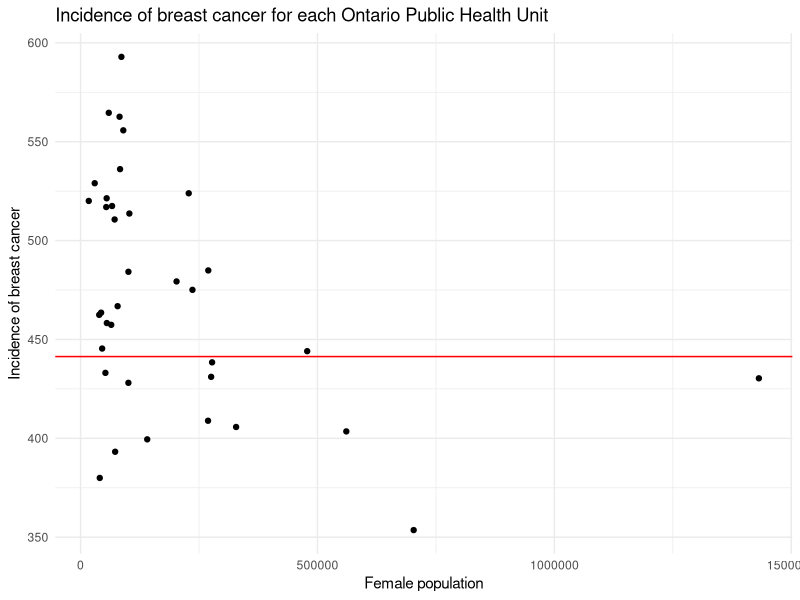
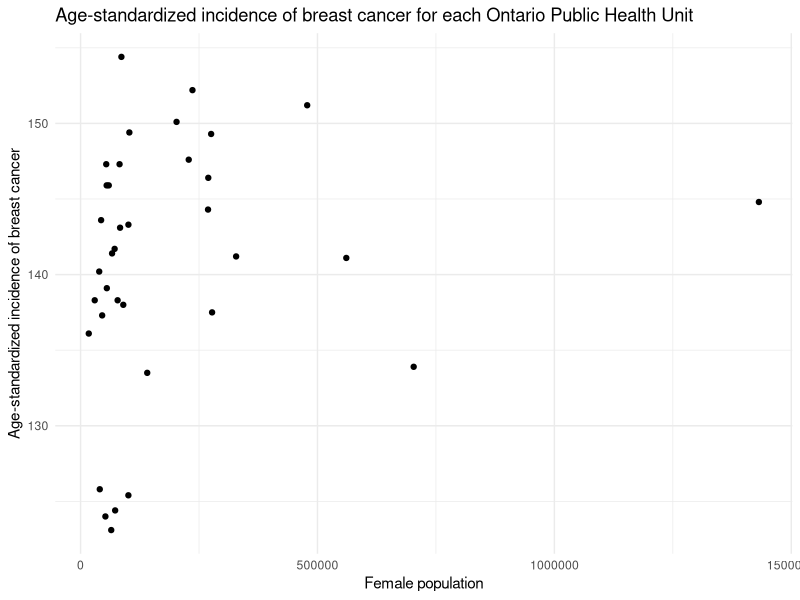

The R source for these figures, in order:
## ---- chunk 1
library(tidyverse)
library(readxl)
## ---- chunk 2
ontdata <- read_excel("OntarioBreastCancerByPHU.xlsx")
ontdata
## ---- chunk 3
ontdata <- ontdata %>% mutate(crude_incidence = breast_count/female_population*100000)

# sort by crude incidence rate
ontdata %>% arrange(crude_incidence)

# sort by female population
ontdata %>% arrange(female_population)

# sort by ASIR
ontdata %>% arrange(breast_ASIR)

# plots of rates versus population
p <- ontdata %>% ggplot(aes(x = female_population, y = crude_incidence)) +
  geom_point() +
  labs(x = "Female population", y = "Incidence of breast cancer", title = "Incidence of breast cancer for each Ontario Public Health Unit") +
  theme_minimal()
# Crude incidence rate for Ontario
ontrate <- ontdata %>% summarize(ontrate = sum(breast_count) / sum(female_population)) * 100000
p + geom_hline(aes(yintercept = ontrate), ontrate, colour="red")

ontdata %>% ggplot(aes(x = female_population, y = breast_ASIR)) +
  geom_point() +
  labs(x = "Female population", y = "Age-standardized incidence of breast cancer", title = "Age-standardized incidence of breast cancer for each Ontario Public Health Unit") +
  theme_minimal()
